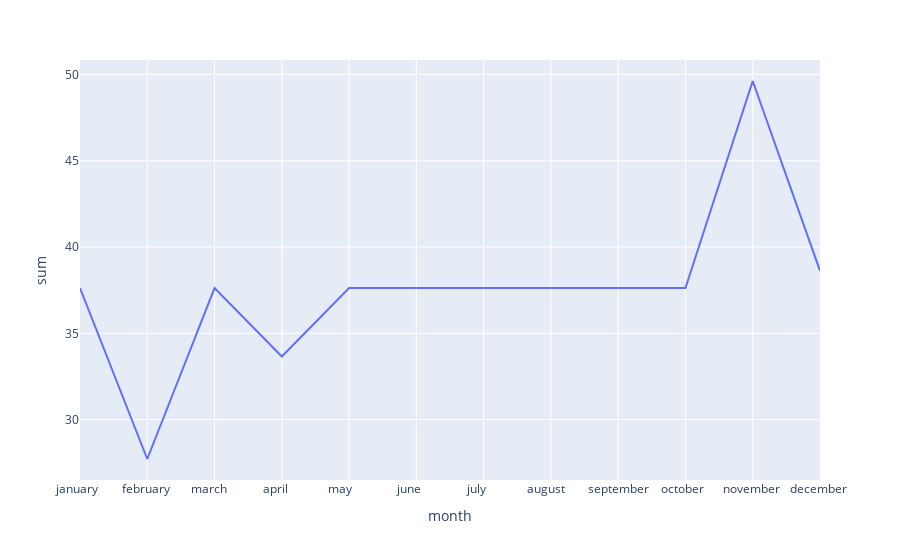

The cell this chart's notebook holds for it:
### Code cell
fig4 = px.line(
    data_frame = invoice2,
    x = 'month',
    y = 'sum'
)

fig4.show()

### Figure 1 — Plotly figure (JSON) as saved in the notebook; plotly's stock layout.template omitted (floating-point values rounded to 4 significant figures)
{"data": [{"hovertemplate": "month=%{x}<br>sum=%{y}<extra></extra>", "legendgroup": "", "line": {"color": "#636efa", "dash": "solid"}, "marker": {"symbol": "circle"}, "mode": "lines", "name": "", "orientation": "v", "showlegend": false, "type": "scatter", "x": ["january  ", "january  ", "january  ", "january  ", "january  ", "january  ", "january  ", "february ", "february ", "february ", "february ", "february ", "march    ", "march    ", "march    ", "march    ", "march    ", "march    ", "march    ", "april    ", "april    ", "april    ", "april    ", "april    ", "may      ", "may      ", "may      ", "may      ", "may      ", "may      ", "may      ", "june     ", "june     ", "june     ", "june     ", "june     ", "june     ", "june     ", "july     ", "july     ", "july     ", "july     ", "july     ", "july     ", "july     ", "august   ", "august   ", "august   ", "august   ", "august   ", "august   ", "august   ", "september", "september", "september", "september", "september", "september", "september", "october  ", "october  ", "october  ", "october  ", "october  ", "october  ", "october  ", "november ", "november ", "november ", "november ", "november ", "november ", "november ", "december ", "december ", "december ", "december ", "december ", "december ", "december "], "xaxis": "x", "y": [37.62, 37.62, 37.62, 37.62, 37.62, 37.62, 37.62, 27.72, 27.72, 27.72, 27.72, 27.72, 37.62, 37.62, 37.62, 37.62, 37.62, 37.62, 37.62, 33.66, 33.66, 33.66, 33.66, 33.66, 37.62, 37.62, 37.62, 37.62, 37.62, 37.62, 37.62, 37.62, 37.62, 37.62, 37.62, 37.62, 37.62, 37.62, 37.62, 37.62, 37.62, 37.62, 37.62, 37.62, 37.62, 37.62, 37.62, 37.62, 37.62, 37.62, 37.62, 37.62, 37.62, 37.62, 37.62, 37.62, 37.62, 37.62, 37.62, 37.62, 37.62, 37.62, 37.62, 37.62, 37.62, 37.62, 49.62, 49.62, 49.62, 49.62, 49.62, 49.62, 49.62, 38.62, 38.62, 38.62, 38.62, 38.62, 38.62, 38.62], "yaxis": "y"}], "layout": {"legend": {"tracegroupgap": 0}, "margin": {"t": 60}, "xaxis": {"anchor": "y", "domain": [0, 1], "title": {"text": "month"}}, "yaxis": {"anchor": "x", "domain": [0, 1], "title": {"text": "sum"}}}}
